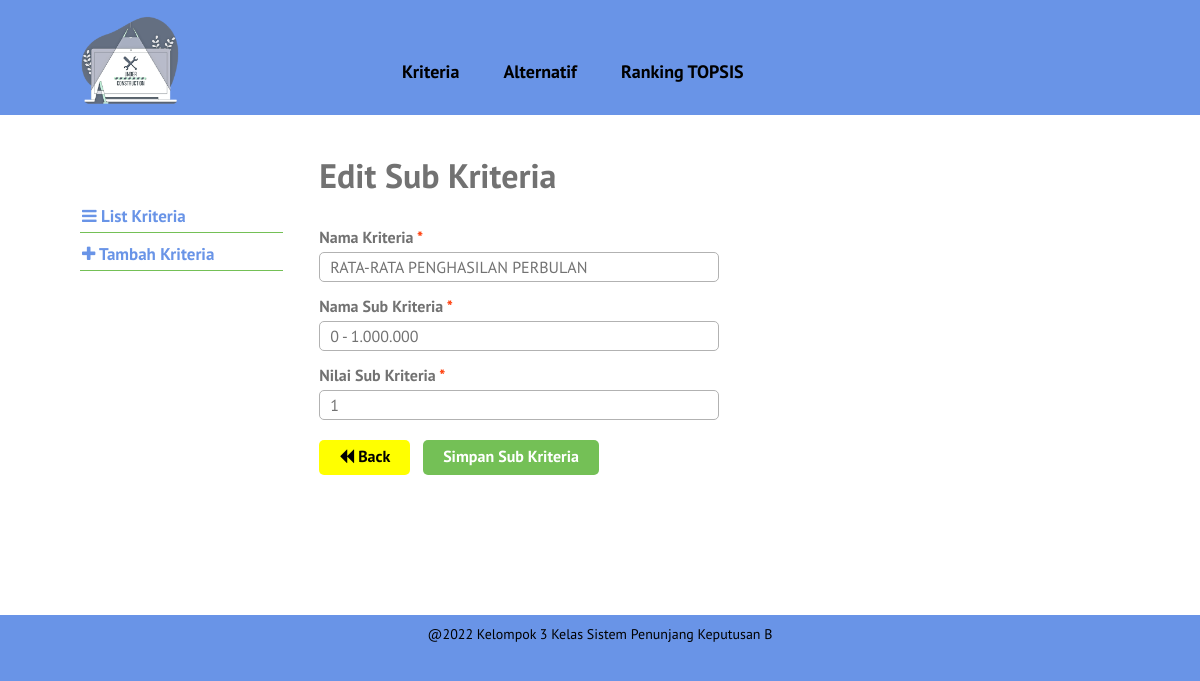
The app's page /edit-sub.php?id_ska=61 with its own data.
### tables this page shows
CREATE TABLE `skala_penilaian` (
  `id_skala` int(11) NOT NULL,
  `id_kriteria` int(11) NOT NULL,
  `nama` varchar(30) NOT NULL,
  `nilai` float NOT NULL
);

CREATE TABLE `kriteria` (
  `id_kriteria` int(10) NOT NULL,
  `nama` varchar(30) NOT NULL,
  `id_tipe` int(11) NOT NULL,
  `bobot` float NOT NULL
);

### edit-sub.php (the view, shortened to what this page needs)
<?php
	require_once('includes/init.php');
?>
<?php
$sukses = false;
$ada_error = false;
$id_skala = (isset($_GET['id_ska'])) ? trim($_GET['id_ska']) : '';
if(!$id_skala) {
	$ada_error = 'Maaf, data tidak dapat diproses.';
} else {
	$query = $pdo->prepare('SELECT id_skala, kriteria.nama as nama_k, skala_penilaian.nama as nama_s, nilai, kriteria.id_kriteria as id
                            FROM skala_penilaian join kriteria on skala_penilaian.id_kriteria=kriteria.id_kriteria
                            WHERE id_skala = :id_skala');
	$query->execute(array('id_skala' => $id_skala));
	$result = $query->fetch();
	$id_skala = (isset($result['id_skala'])) ? trim($result['id_skala']) : '';
	$nama_kriteria = (isset($result['nama_k'])) ? trim($result['nama_k']) : '';
	$nama_skala = (isset($result['nama_s'])) ? trim($result['nama_s']) : '';
    $nilai = (isset($result['nilai'])) ? trim($result['nilai']) : '';
}
?>
<?php
require_once('template-parts/header.php');
?>
	<div class="main-content-row">
	<div class="container clearfix">
		<?php include_once('template-parts/sidebar-kriteria.php'); ?>
		<div class="main-content the-content">
			<h1>Edit Sub Kriteria</h1>
			<?php if($sukses): ?>
				<div class="msg-box">
					<p>Data berhasil disimpan</p>
				</div>
			<?php elseif($ada_error): ?>
				<p><?php echo $ada_error; ?></p>
			<?php else: ?>
				<form action="edit-sub.php?id=<?php echo $id_skala; ?>" method="post">
					<div class="field-wrap clearfix">
						<label>Nama Kriteria <span class="red">*</span></label>
						<input type="text" value="<?php echo $nama_kriteria; ?>">
					</div>
                    <div class="field-wrap clearfix">
						<label>Nama Sub Kriteria <span class="red">*</span></label>
						<input autofocus type="text" name="nama" value="<?php echo $nama_skala; ?>">
					</div>
					<div class="field-wrap clearfix">
						<label>Nilai Sub Kriteria <span class="red">*</span></label>
						<input type="number" min="0" max="5" name="nilai" value="<?php echo $nilai; ?>" step="0.01">
					</div>
					<div class="field-wrap clearfix">
						<a href="list-kriteria.php" class="button" style="background-color:yellow; color:black;"><span class="fa fa-backward"></span> Back</a> &nbsp;
						<button type="submit" name="submit" value="submit" class="button">Simpan Sub Kriteria</button>
					</div>
				</form>
			<?php endif; ?>
		</div>
	</div>
	</div>
<?php
require_once('template-parts/footer.php');

### stylesheets/style.css (style rules this page uses)
html,body,div,span,applet,object,iframe,h1,h2,h3,h4,h5,h6,p,blockquote,pre,a,abbr,acronym,address,big,cite,code,del,dfn,em,img,ins,kbd,q,s,samp,small,strike,strong,sub,sup,tt,var,b,u,i,center,dl,dt,dd,ol,ul,li,fieldset,form,label,legend,table,caption,tbody,tfoot,thead,tr,th,td,article,aside,canvas,details,embed,figure,figcaption,footer,header,hgroup,menu,nav,output,ruby,section,summary,time,mark,audio,video { margin:0;padding:0;border:0;font-size:100%;vertical-align:baseline }
body { line-height:1 }
*,*:before,*:after { -moz-box-sizing:border-box;-webkit-box-sizing:border-box;box-sizing:border-box }
.clearfix:before,.clearfix:after { content:" ";display:table }
.clear,.clearfix:after { clear:both }
a { color:#74c056;text-decoration:none }
.container { max-width:1100px;margin:0 auto;position:relative;padding:0 30px }
body { background:#74c056;font-family:"PT Sans",sans-serif;color:#727272;font-size:14px;line-height:1.3;font-weight:500 }
textarea,input[type="text"],input[type="email"],input[type="date"],input[type="tel"],input[type="search"],input[type="number"],select,input[type="password"] { background:#fff;border:1px solid #b2b2b2;width:100%;font-family:inherit;font-weight:inherit;font-size:16px;padding:4px 10px;vertical-align:top;margin:0;color:#727272;border-radius:5px }
h1,h2,h3,h4,h5,h6 { font-weight:300 }
.the-content { font-size:16px;line-height:1.42857 }
.the-content a { color:#519133 }
.the-content h1,.the-content h2,.the-content h3,.the-content h4,.the-content h5,.the-content h6 { font-weight:700 }
.the-content h1 { font-size:34px;margin:0.8em 0 0.8em;padding:0;line-height:1.2 }
.the-content>h1:first-child,.the-content>h3:first-child,.the-content>h2:first-child { margin-top:0 }
.fa { display:inline-block;font:normal normal normal 14px/1 FontAwesome;font-size:inherit;text-rendering:auto;-webkit-font-smoothing:antialiased;-moz-osx-font-smoothing:grayscale }
.fa-backward:before { content:"\f04a" }
button,a { -webkit-transition:all .2s ease;-moz-transition:all .2s ease;-o-transition:all .2s ease;transition:all 0.2s ease }
span.red,a.red,.the-content span.red,.the-content a.red { color:#ff3600 }
.the-content .button,.button { background:#74c056;color:#fff;display:inline-block;font-size:16px;font-weight:700;line-height:1.2;border:0;font-family:inherit;padding:7px 20px 9px;cursor:pointer;border-radius:5px }
.main-content { float:right;width:77%;padding:40px 0 }
.field-wrap { max-width:400px;padding-bottom:10px }
.field-wrap label { display:block;font-weight:700;padding:3px 0 }
.field-wrap .button { margin-top:10px }

### template-parts/header.php (style rules this page uses)
body { background: #6994e7; }

### template-parts/sidebar-kriteria.php (style rules this page uses)
a { color: #6994e7; text-decoration: none; }

### records on screen
skala_penilaian: id_kriteria.nama "RATA-RATA PENGHASILAN PERBULAN", nama "0 - 1.000.000", nilai "1"
